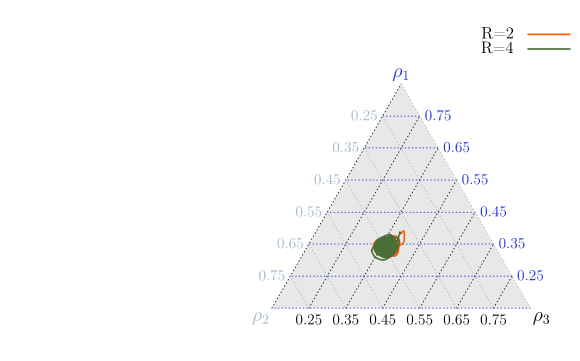

Write the gnuplot code that produced this figure.
#!/usr/bin/gnuplot

reset

set term tikz
#set term png size 670,500
	outname = sprintf("r2r4m2.tex")
	set out outname
	

########## Start multiplot (2x2) ##########	
	
   
##### Graph D #####

set size 1.6, 1.0

set bmargin 1
set lmargin 1
set rmargin 1
set tmargin 1
set size ratio 0.866
set yrange [0:0.866]
set xrange [0:1]
set noborder
set noxtics
set noytics
set label '$\rho_2$' at 0.12, 0.0636 center tc '#a3b6c9' font ",14"
set label '$\rho_3$' at 0.88, 0.0636 center tc '#0b0404' font ",14"
set label '$\rho_1$' at 0.5, 0.723 center tc '#1E2EDE' font ",14"

set object 1 polygon from 0.15,0.0866 to 0.5,0.693 to 0.85,0.0866 to 0.15,0.0866
set object 1 back fc rgb "#e8e8e8" fillstyle solid 1.0 noborder

set style line 1 lc rgb '#0b0404' lt 0 lw 1.5 pt 6 #  green      (species 1)
set style line 2 lc rgb '#1E2EDE' lt 0 lw 1.5 pt 6 #  red	     (species 2)
set style line 3 lc rgb '#a3b6c9' lt 0 lw 1.5 pt 6 #  orange     (species 3)
set style line 4 lc rgb 'orange' lt 0 lw 1.5 pt 6 #  dark blue  (species 4)
set style line 5 lc rgb 'grey' lt 0 lw 1.5 pt 6 #  cyan	     (species 5)
set style line 6 lc rgb '#03c04a' lt 3 lw 1.5 pt 2 #  grey	     (empty space)
set style line 8 lc rgb '#496e37' lt 1 lw 3 pt 2 #  kappa-2-radius-2 013220
set style line 9 lc rgb '#ff5d05' lt 1 lw 3 pt 2 #  kappa-4-radius-2
set style line 10 lc rgb 'pink' lt 2 lw 3 pt 2 # kappa-2-radius-4
set style line 11 lc rgb 'gray' lt 1 lw 3 pt 2 # standard
set style line 12 lc rgb 'brown' lt 2 lw 3 pt 2 # kappa-4-radius-4

# x

set arrow 2 from 0.15,0.0866 to 0.5, 0.693 nohead linestyle 1
set arrow 3 from 0.25,0.0866 to 0.55, 0.606 nohead linestyle 1
set arrow 4 from 0.35,0.0866 to 0.6, 0.520 nohead linestyle 1
set arrow 5 from 0.45,0.0866 to 0.65, 0.433 nohead linestyle 1
set arrow 6 from 0.55,0.0866 to 0.7, 0.346 nohead linestyle 1
set arrow 7 from 0.65,0.0866 to 0.75, 0.260 nohead linestyle 1
set arrow 8 from 0.75,0.0866 to 0.8, 0.173 nohead linestyle 1

# Numeros x

set label '0.25' at 0.25, 0.0536 center tc rgb "#0b0404"
set label '0.35' at 0.35, 0.0536 center tc rgb "#0b0404"
set label '0.45' at 0.45, 0.0536 center tc rgb "#0b0404"
set label '0.55' at 0.55, 0.0536 center tc rgb "#0b0404"
set label '0.65' at 0.65, 0.0536 center tc rgb "#0b0404"
set label '0.75' at 0.75, 0.0536 center tc rgb "#0b0404"

# z

set arrow 12 from 0.85, 0.0866 to 0.15, 0.0866 nohead linestyle 2
set arrow 13 from 0.80, 0.173 to 0.20, 0.173 nohead linestyle 2
set arrow 14 from 0.75, 0.260 to 0.25, 0.260 nohead linestyle 2
set arrow 15 from 0.7, 0.346 to 0.30, 0.346 nohead linestyle 2
set arrow 16 from 0.65, 0.433 to 0.35, 0.433 nohead linestyle 2
set arrow 17 from 0.6, 0.520 to 0.40, 0.520 nohead linestyle 2
set arrow 18 from 0.55, 0.606 to 0.45, 0.606 nohead linestyle 2
set arrow 19 from 0.5, 0.693 to 0.50, 0.693 nohead linestyle 2

# Numeros z

set label '0.25' at 0.85, 0.173 center tc rgb "#1E2EDE"
set label '0.35' at 0.8, 0.260 center tc rgb "#1E2EDE"
set label '0.45' at 0.75, 0.346 center tc rgb "#1E2EDE"
set label '0.55' at 0.7, 0.433 center tc rgb "#1E2EDE"
set label '0.65' at 0.65, 0.520 center tc rgb "#1E2EDE"
set label '0.75' at 0.6, 0.606 center tc rgb "#1E2EDE"
# y

set arrow 24 from 0.2, 0.173 to 0.25,0.0866 nohead linestyle 3
set arrow 25 from 0.25, 0.260 to 0.35,0.0866 nohead linestyle 3
set arrow 26 from 0.3, 0.346 to 0.45,0.0866 nohead linestyle 3
set arrow 27 from 0.35, 0.433 to 0.55,0.0866 nohead linestyle 3
set arrow 28 from 0.4, 0.520 to 0.65,0.0866 nohead linestyle 3
set arrow 29 from 0.45, 0.606 to 0.75,0.0866 nohead linestyle 3
set arrow 30 from 0.5, 0.693 to 0.85,0.0866 nohead linestyle 3

# Numeros y


set label '0.25' at 0.4, 0.606 center tc rgb "#a3b6c9"
set label '0.35' at 0.35, 0.520 center tc rgb "#a3b6c9"
set label '0.45' at 0.3, 0.433 center tc rgb "#a3b6c9"
set label '0.55' at 0.25, 0.346 center tc rgb "#a3b6c9"
set label '0.65' at 0.2, 0.260 center tc rgb "#a3b6c9"
set label '0.75' at 0.15, 0.173 center tc rgb "#a3b6c9"

#set key inside right center Left
set key font ",12"

#set key top left Right samplen 2 at 0.25, 0.57



plot "<awk '{print ($3+2*$5)/(2*($3+$4+$5)), sqrt(3)*$3/(2*($3+$4+$5))}' densitiesk2r2-0.2.dat" t 'R=2' with lines ls 9,\
     "<awk '{print ($3+2*$5)/(2*($3+$4+$5)), sqrt(3)*$3/(2*($3+$4+$5))}' densitiesk2r4-0.2.dat" t 'R=4' with lines ls 8     
          
    
